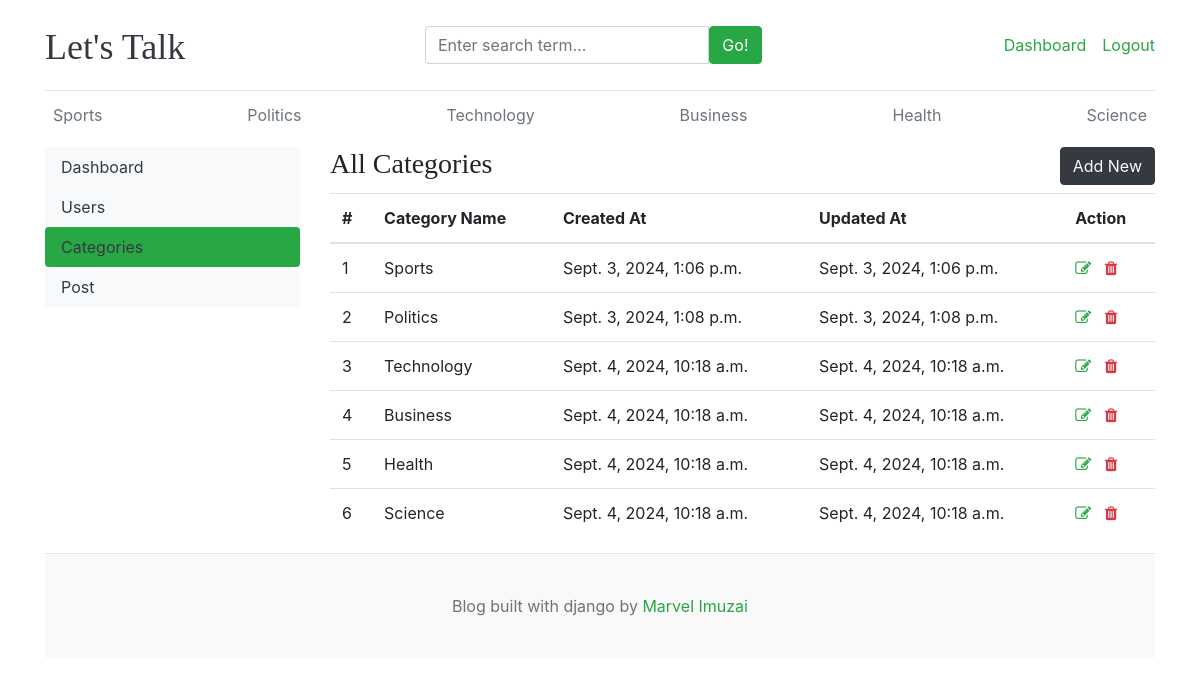
Screenshot of /dashboard/categories/ (signed in) with the database file from the repository.
### blogs/models.py (models this page shows)
class Category(models.Model):
    category_name = models.CharField(max_length=50, unique=True)
    created_at = models.DateTimeField(auto_now_add=True)
    updated_at = models.DateTimeField(auto_now=True)
    class Meta:
        verbose_name_plural = 'categories'
    def __str__(self) -> str:
        return self.category_name

### dashboards/views.py (the view)
# urls.py: path("categories/", views.categories, name="categories"),
@login_required(login_url="login")
@user_passes_test(is_staff_or_superuser, login_url='home')
def categories(request):
    return render(request, "dashboard/categories.html")

### blogs/context_processors.py (called while the page is built)
def get_categories(request):
    categories = Category.objects.all()
    return dict(categories=categories)

def get_social_links(request):
    social_links = SocialLink.objects.all()
    return dict(social_links=social_links)

### dashboards/views.py (called while the page is built)
def is_staff_or_superuser(user):
    return user.is_staff or user.is_superuser

### templates/dashboard/categories.html (shortened to what this page needs)
{% extends "base.html" %}
{% block content %}
<div class="row">
    {% include "dashboard/sidebar.html" %}
    <div class="col-md-9">
        <h3 class="d-block d-md-inline mt-3 mt-md-0">All Categories</h3>
        <a href="{% url "add_category" %}" class="btn btn-dark text-light float-right mb-2">Add New</a>
        <table class="table table-hover">
            <thead>
              <tr>
                <th>#</th>
                <th>Category Name</th>
                <th>Created At</th>
                <th>Updated At</th>
                <th>Action</th>
              </tr>
            </thead>
            <tbody>
            {% for cat in categories%}
              <tr>
                <td>{{forloop.counter}}</td>
                <td>{{cat}}</td>
                <td>{{cat.created_at}}</td>
                <td>{{cat.updated_at}}</td>
                <td>
                    <a href="{% url "edit_category" cat.id %}"><i class="fa fa-edit text-success"></i></a>
                    <a href="{% url "delete_category" cat.id %}"><i class="fa fa-trash text-danger"></i></a>
                </td>
              </tr>
            {% endfor %}
            </tbody>
          </table>
    </div>
</div>
{% endblock %}

### templates/base.html (shortened to what this page needs)
{% load static %}
<!DOCTYPE html>
<html lang="en">
<head>
    <link href="https://getbootstrap.com/docs/4.0/dist/css/bootstrap.min.css" rel="stylesheet">
    <link href="{% static "css/blog.css" %}" rel="stylesheet">
    <link rel="stylesheet" href="https://cdnjs.cloudflare.com/ajax/libs/font-awesome/4.7.0/css/font-awesome.min.css">
</head>
<body>
    <div class="container">
        <header class="blog-header py-3">
            <div class="row flex-nowrap justify-content-between align-items-center">
                <div class="col-4 pt-1">
                    <a class="blog-header-logo text-dark" href="/">Let's Talk</a>
                </div>
                <div class="col-4">
                    <form action="{% url "search" %}" method="GET">
                        <div class="input-group">
                            <input class="form-control " type="text" name="keyword" value="{{keyword}}" placeholder="Enter search term..." aria-label="Enter search term..." aria-describedby="button-search" />
                            <button type="submit" class="btn btn-success" id="button-search" type="button">Go!</button>
                        </div>
                    </form>
                </div>
                <div class="col-4 d-flex justify-content-end align-items-center">
                    {% if not user.is_authenticated %}
                        <a class="btn btn-sm btn-success" href="{% url "login" %}">Login</a>
                        &emsp;
                        <a class="btn btn-sm btn-outline-success" href="{% url "register" %}">Register</a>
                    {% else %}
                        {% if user.is_staff or user.is_superuser %}
                            <span><a href="{% url "dashboard" %}" class="text-success">Dashboard</a></span>
                        {% endif %}
                        <span><a href="{% url "logout" %}" class="text-success">Logout</a></span>
                    {% endif %}
                </div>
            </div>
        </header>
        <div class="nav-scroller py-1 mb-2">
            <nav class="nav d-flex justify-content-between">
                {% for cat in categories %}
                    <a class="p-2 text-muted" href="{% url "posts_by_category" cat.id %}">{{cat.category_name}}</a>
                {% endfor %}
            </nav>
        </div>
        {% block content %}
        {% endblock %}
        <footer class="blog-footer">
            <p> Blog built with django by <a href="#" class="text-success">Marvel Imuzai</a></p>
        </footer>
    </div>
</body>
</html>

### blog_main/static/css/blog.css (style rules this page uses)
.blog-header { border-bottom: 1px solid #e5e5e5; }
.blog-header-logo { font-family: "Playfair Display", Georgia, "Times New Roman", serif; font-size: 2.25rem; }
h1, h2, h3, h4, h5, h6 { font-family: "Playfair Display", Georgia, "Times New Roman", serif; }
.blog-footer { padding: 2.5rem 0; color: #727272; text-align: center; background-color: #f9f9f9; border-top: .05rem solid #e5e5e5; }
.blog-footer p:last-child { margin-bottom: 0; }

### rows the page displays
Category: category_name "Sports", created_at "Sept. 3, 2024, 1:06 p.m.", updated_at "Sept. 3, 2024, 1:06 p.m."
Category: category_name "Politics", created_at "Sept. 3, 2024, 1:08 p.m.", updated_at "Sept. 3, 2024, 1:08 p.m."
Category: category_name "Technology", created_at "Sept. 4, 2024, 10:18 a.m.", updated_at "Sept. 4, 2024, 10:18 a.m."
Category: category_name "Business", created_at "Sept. 4, 2024, 10:18 a.m.", updated_at "Sept. 4, 2024, 10:18 a.m."
Category: category_name "Health", created_at "Sept. 4, 2024, 10:18 a.m.", updated_at "Sept. 4, 2024, 10:18 a.m."
Category: category_name "Science", created_at "Sept. 4, 2024, 10:18 a.m.", updated_at "Sept. 4, 2024, 10:18 a.m."
